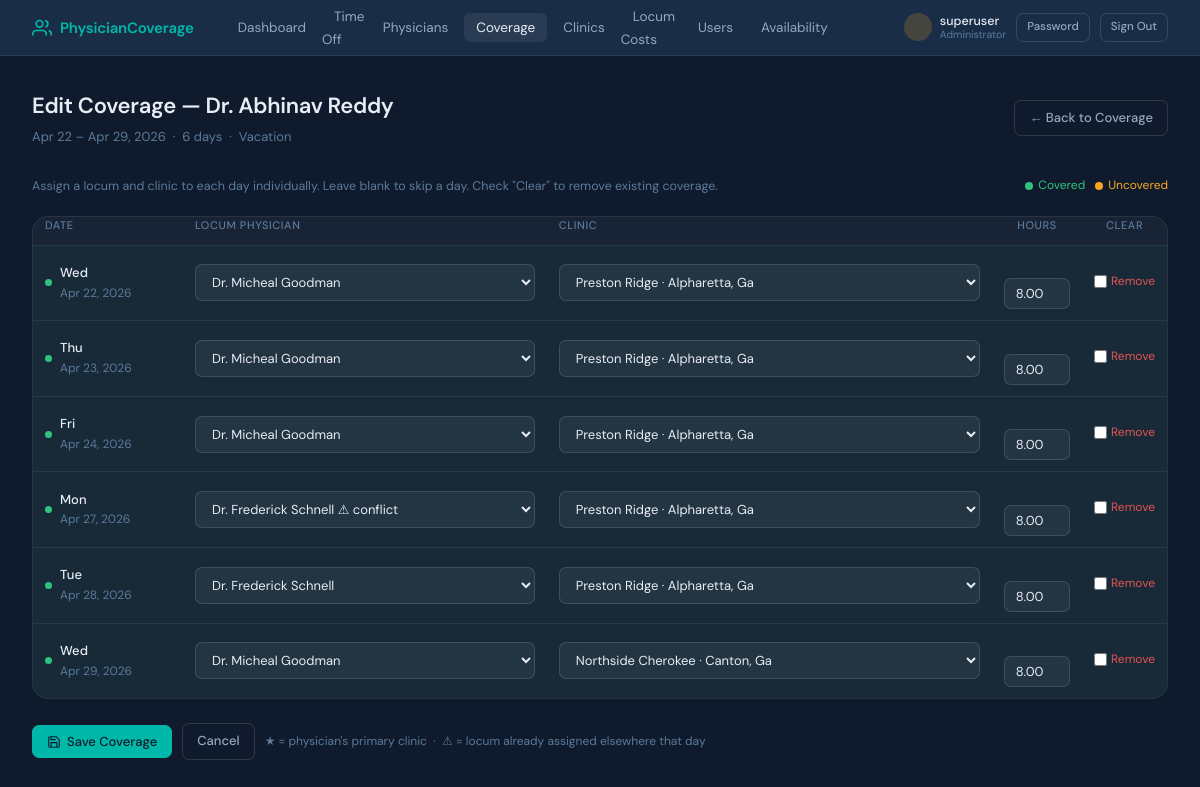
Page /time-off/20/assign-locum/ (signed in) on the earlier database version.
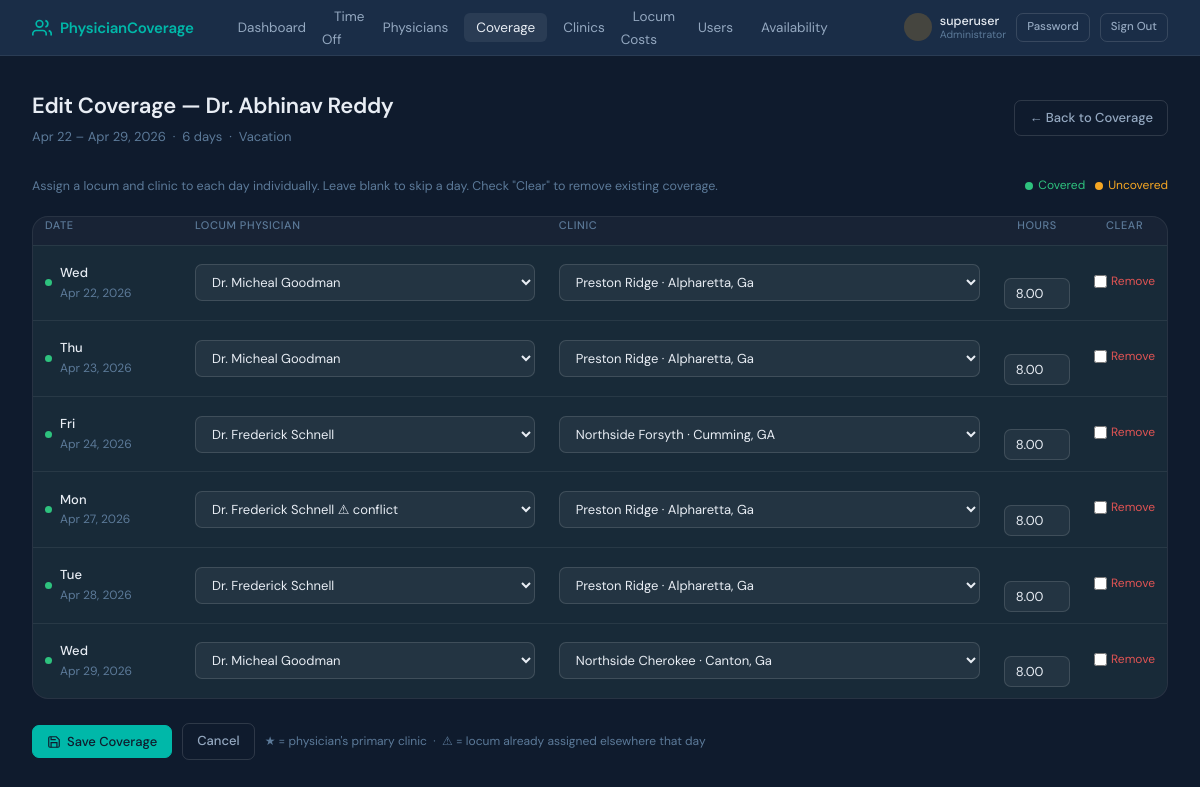
Same page on the later database version.
### coverage_tracker/models.py (models this page shows, shortened)
class UserProfile(models.Model):
    ROLE_CHOICES = [
        ('admin', 'Administrator'),
        ('physician_admin', 'Physician Administrator'),
        ('physician', 'Physician'),
    ]
    SCOPE_CHOICES = [
        ('nroc', 'NROC Physicians'),
        ('psa', 'PSA Physicians'),
        ('all', 'Both NROC and PSA'),
    ]
    user = models.OneToOneField(User, on_delete=models.CASCADE, related_name='profile')
    role = models.CharField(max_length=20, choices=ROLE_CHOICES, default='physician')
    scope = models.CharField(
        max_length=10, choices=SCOPE_CHOICES, default='nroc',
        help_text="Which physician group this login represents."
    )
    physician = models.OneToOneField(
        Physician, on_delete=models.SET_NULL, null=True, blank=True,
        help_text="Optional: link to a specific physician record (not required for shared logins)."
    )
    @property
    def is_admin(self):
        return self.role == 'admin' or self.user.is_superuser

class TimeOffRequest(models.Model):
    STATUS_CHOICES = [
        ('pending', 'Pending'),
        ('approved', 'Approved'),
        ('denied', 'Denied'),
        ('cancelled', 'Cancelled'),
    ]
    TYPE_CHOICES = [
        ('vacation', 'Vacation'),
        ('sick', 'Sick Leave'),
        ('conference', 'Conference / CME'),
        ('personal', 'Personal'),
        ('other', 'Other'),
    ]
    physician = models.ForeignKey(Physician, on_delete=models.CASCADE, related_name='time_off_requests')
    start_date = models.DateField()
    end_date = models.DateField()
    request_type = models.CharField(max_length=20, choices=TYPE_CHOICES, default='vacation')
    status = models.CharField(max_length=20, choices=STATUS_CHOICES, default='pending')
    notes = models.TextField(blank=True)
    created_at = models.DateTimeField(auto_now_add=True)
    updated_at = models.DateTimeField(auto_now=True)
    class Meta:
        ordering = ['-start_date']
    @property
    def duration_days(self):
        total = 0
        current = self.start_date
        year = self.start_date.year
        holidays = get_holidays(year)
        while current <= self.end_date:
            if current.weekday() < 5 and not current in holidays:  # 0=Mon, 4=Fri, 5=Sat, 6=Sun
                total += 1
            current += datetime.timedelta(days=1)
        return total

class Physician(models.Model):
    PHYSICIAN_TYPE_CHOICES = [
        ('regular', 'NROC Physician'),
        ('locum', 'Locum / Covering Physician'),
        ('psa', 'PSA Physician'),
    ]
    user = models.OneToOneField(User, on_delete=models.CASCADE, null=True, blank=True)
    first_name = models.CharField(max_length=100)
    last_name = models.CharField(max_length=100)
    email = models.EmailField(unique=True)
    physician_type = models.CharField(max_length=10, choices=PHYSICIAN_TYPE_CHOICES, default='regular')
    total_vacation_days = models.PositiveIntegerField(
        default=20,
        help_text="Annual vacation day allocation (for NROC physicians)"
    )
    daily_rate = models.DecimalField(
        max_digits=10, decimal_places=2, null=True, blank=True,
        help_text="Legacy / standard daily rate (kept for reference — hourly rate is used for pay)"
    )
    hourly_rate = models.DecimalField(
        max_digits=10, decimal_places=2, null=True, blank=True,
        help_text="Hourly rate for locum physicians. Daily pay = hourly rate × hours worked."
    )
    agency = models.CharField(
        max_length=200, blank=True,
        help_text="Staffing agency name (for locum physicians)"
    )
    is_active = models.BooleanField(default=True)
    class Meta:
        ordering = ['physician_type', 'last_name', 'first_name']
    def __str__(self):
        return f"Dr. {self.first_name} {self.last_name}"

class CoverageAssignment(models.Model):
    clinic = models.ForeignKey(Clinic, on_delete=models.CASCADE, related_name='coverage_assignments')
    hours = models.DecimalField(max_digits=5, decimal_places=2, null=True, blank=True)
    covering_physician = models.ForeignKey(
        Physician, on_delete=models.CASCADE, related_name='coverage_assignments',
        limit_choices_to={'physician_type': 'locum'},
        help_text="Locum physician providing coverage"
    )
    covered_physician = models.ForeignKey(
        Physician, on_delete=models.CASCADE, related_name='covered_assignments',
        null=True, blank=True,
        limit_choices_to={'physician_type': 'regular'},
        help_text="NROC physician being covered (optional)"
    )
    date = models.DateField()
    hourly_rate_override = models.DecimalField(
        max_digits=10, decimal_places=2, null=True, blank=True,
        help_text="Override the locum's standard hourly rate for this specific assignment"
    )
    daily_rate_override = models.DecimalField(
        max_digits=10, decimal_places=2, null=True, blank=True,
        help_text="Override the locum's standard daily rate for this specific assignment"
    )
    notes = models.TextField(blank=True)
    created_at = models.DateTimeField(auto_now_add=True)
    class Meta:
        ordering = ['date', 'clinic']
        unique_together = ['clinic', 'covering_physician', 'date']

class Clinic(models.Model):
    name = models.CharField(max_length=200)
    location = models.CharField(max_length=200, blank=True)
    regular_physicians = models.ManyToManyField(
        'Physician',
        blank=True,
        related_name='assigned_clinics',
        limit_choices_to={'physician_type__in': ['regualr', 'psa']},
        help_text= "NROC and PSA physicians permanently assigned to this clinic"
    )
    is_active = models.BooleanField(default=True)
    class Meta:
        ordering = ['name']

### coverage_tracker/views.py (the view, shortened to what this page needs)
# urls.py: path('time-off/<int:pk>/assign-locum/', views.assign_locum_to_time_off, name='assign_locum_to_time_off'),
@admin_required
def assign_locum_to_time_off(request, pk):
    req = get_object_or_404(TimeOffRequest, pk=pk, status='approved')
    all_dates = []
    d = req.start_date
    year = req.start_date.year
    holidays = get_holidays(year)
    while d <= req.end_date:
        if d.weekday() < 5 and not d in holidays:
            all_dates.append(d)
        d += timedelta(days=1)
    existing_assignments = {
        a.date: a
        for a in CoverageAssignment.objects.filter(
            covered_physician=req.physician,
            date__gte=req.start_date,
            date__lte=req.end_date,
        ).select_related('covering_physician', 'clinic')
    }
    all_locums = Physician.objects.filter(is_active=True, physician_type='locum')
    clinics = Clinic.objects.filter(is_active=True)
    physician_clinics = list(req.physician.assigned_clinics.filter(is_active=True))
    default_clinic = physician_clinics[0] if physician_clinics else None
    day_rows = []
    for day in all_dates:
        existing = existing_assignments.get(day)
        locum_options = _build_day_locum_data(all_locums, day,current_covered_physician=req.physician)
        day_rows.append({
            'date': day,
            'existing': existing,
            'locum_options': locum_options,
            'is_covered': existing is not None,
        })
    return render(request, 'coverage_tracker/assign_locum.html', {
        'req': req,
        'day_rows': day_rows,
        'clinics': clinics,
        'physician_clinics': physician_clinics,
        'default_clinic': default_clinic,
        'all_dates': all_dates,
    })

### coverage_tracker/templates/coverage_tracker/assign_locum.html (shortened to what this page needs)
{% extends "coverage_tracker/base.html" %}
{% block content %}
<div class="page-header">
  <div>
    <h1>Edit Coverage — {{ req.physician }}</h1>
    <p style="color:var(--text-3); font-size:13px; margin-top:4px;">
      {{ req.start_date|date:"M j" }} – {{ req.end_date|date:"M j, Y" }}
      &nbsp;·&nbsp; {{ req.duration_days }} day{{ req.duration_days|pluralize }}
      &nbsp;·&nbsp; {{ req.get_request_type_display }}
    </p>
  </div>
  <a href="/time-off/approved-coverage/" class="btn btn-ghost">← Back to Coverage</a>
</div>
<form method="post" action="/time-off/{{ req.pk }}/assign-locum/">
  <div style="display:flex; gap:16px; align-items:center; margin-bottom:1.25rem; flex-wrap:wrap;">
    <span style="font-size:12.5px; color:var(--text-3);">Assign a locum and clinic to each day individually. Leave blank to skip a day. Check "Clear" to remove existing coverage.</span>
    <div style="display:flex; gap:10px; margin-left:auto;">
      <span style="display:flex; align-items:center; gap:5px; font-size:12px; color:var(--green);"><span style="width:8px;height:8px;background:var(--green);border-radius:50%;display:inline-block;"></span>Covered</span>
      <span style="display:flex; align-items:center; gap:5px; font-size:12px; color:var(--amber);"><span style="width:8px;height:8px;background:var(--amber);border-radius:50%;display:inline-block;"></span>Uncovered</span>
    </div>
  </div>
  <div class="card" style="padding:0; overflow:hidden; margin-bottom:1.5rem;">
    <table style="width:100%;">
      <thead>
        <tr>
          <th style="width:150px;">Date</th>
          <th>Locum Physician</th>
          <th>Clinic</th>
          <th style="width:90px; text-align:center;">Hours</th>
          <th style="width:80px; text-align:center;">Clear</th>
        </tr>
      </thead>
      <tbody>
        {% for row in day_rows %}
        {% with date_key=row.date|date:"Y-m-d" %}
        <tr style="{% if row.is_covered %}background:rgba(46,194,126,0.04);{% else %}background:rgba(245,166,35,0.03);{% endif %}">
          <td>
            <div style="display:flex; align-items:center; gap:8px;">
              <span style="width:7px;height:7px;border-radius:50%;flex-shrink:0;background:{% if row.is_covered %}var(--green){% else %}var(--amber){% endif %};"></span>
              <div>
                <div style="font-weight:500; color:var(--text); font-size:13px;">{{ row.date|date:"D" }}</div>
                <div style="font-size:12px; color:var(--text-3);">{{ row.date|date:"M j, Y" }}</div>
              </div>
            </div>
          </td>
          <td>
            <select name="locum_{{ date_key }}" class="form-control" style="font-size:13px;">
              {% for opt in row.locum_options %}
              <option value="{{ opt.physician.pk }}"
                {% if row.existing and row.existing.covering_physician.pk == opt.physician.pk %}selected{% endif %}>
               {{ opt.physician }}{% if opt.physician.hourly_rate %} {% endif %}{% if opt.has_conflict %} ⚠ conflict{% endif %}
              </option>
              {% endfor %}
            </select>
          </td>
          <td>
            <select name="clinic_{{ date_key }}" class="form-control" style="font-size:13px;">
              {% for clinic in clinics %}
              <option value="{{ clinic.pk }}"
                {% if row.existing and row.existing.clinic.pk == clinic.pk %}selected{% elif not row.existing and default_clinic and default_clinic.pk == clinic.pk %}selected{% endif %}>
                {{ clinic.name }}{% if clinic.location %} · {{ clinic.location }}{% endif %}{% if clinic in physician_clinics %} ★{% endif %}
              </option>
              {% endfor %}
            </select>
          </td>
          <td style="text-align:center;">
            <input type="number" name="hours_{{ date_key }}"
                   value="{% if row.existing %}{{ row.existing.hours|floatformat:'2' }}{% else %}8.00{% endif %}"
                   step="0.25" min="0" max="24"
                   placeholder="8.00"
                   class="form-control" style="font-size:13px; text-align:center; padding:6px 4px;">
              </div>
          </td>
           <td style="text-align:center;">
            {% if row.is_covered %}
            <label style="display:inline-flex;align-items:center;gap:4px;cursor:pointer;font-size:12px;color:var(--red);">
              <input type="checkbox" name="clear_{{ date_key }}" value="1" style="accent-color:var(--red);">
              Remove
            </label>
            {% else %}
            <span style="color:var(--text-3);font-size:11px;">—</span>
            {% endif %}
          </td>
        </tr>
        {% endwith %}
        {% endfor %}
  <div style="display:flex; gap:10px; align-items:center; flex-wrap:wrap;">
    <button type="submit" class="btn btn-primary">
      <svg width="14" height="14" viewBox="0 0 24 24" fill="none" stroke="currentColor" stroke-width="2"><path d="M19 21H5a2 2 0 0 1-2-2V5a2 2 0 0 1 2-2h11l5 5v11a2 2 0 0 1-2 2z"/><polyline points="17 21 17 13 7 13 7 21"/><polyline points="7 3 7 8 15 8"/></svg>
      Save Coverage
    </button>
    <a href="/time-off/approved-coverage/" class="btn btn-ghost">Cancel</a>
    <span style="font-size:12px; color:var(--text-3);">★ = physician's primary clinic &nbsp;·&nbsp; ⚠ = locum already assigned elsewhere that day</span>
  </div>
</form>
{% endblock %}

### coverage_tracker/templates/coverage_tracker/base.html (shortened to what this page needs)
<!DOCTYPE html>
<html lang="en">
<head>
</head>
<body>
<nav>
  <a href="/" class="nav-brand">
    <svg viewBox="0 0 24 24" fill="none" stroke="currentColor" stroke-width="2">
      <path d="M17 21v-2a4 4 0 0 0-4-4H5a4 4 0 0 0-4 4v2"/><circle cx="9" cy="7" r="4"/>
      <path d="M23 21v-2a4 4 0 0 0-3-3.87"/><path d="M16 3.13a4 4 0 0 1 0 7.75"/>
    </svg>
    PhysicianCoverage
  </a>
  <ul class="nav-links">
    {% if request.user.is_authenticated and request.user.profile.is_admin %}
    <li><a href="/" {% if request.resolver_match.url_name == 'dashboard' %}class="active"{% endif %}>Dashboard</a></li>
    {% endif %}
    <li><a href="/time-off/" >Time Off</a></li>
    {% if request.user.is_authenticated and request.user.profile.is_admin %}
     <li><a href="/physicians/" {% if 'physician' in request.resolver_match.url_name %}class="active"{% endif %}>Physicians</a></li>
    <li><a href="/time-off/approved-coverage/" {% if request.resolver_match.url_name == 'approved_time_off_coverage' or request.resolver_match.url_name == 'assign_locum_to_time_off' %}class="active"{% endif %}>Coverage</a></li>
    <li><a href="/clinics/" {% if 'clinic' in request.resolver_match.url_name %}class="active"{% endif %}>Clinics</a></li>
    <li><a href="/locum-costs/" {% if request.resolver_match.url_name == 'locum_costs' %}class="active"{% endif %}>Locum Costs</a></li>
    <li><a href="/users/" {% if 'user' in request.resolver_match.url_name %}class="active"{% endif %}>Users</a></li>
     <li><a href="/availability/" {% if 'availability' in request.resolver_match.url_name %}class="active"{% endif %}>Availability</a></li>
    {% endif %}
  </ul>
  {% if request.user.is_authenticated %}
    <div style="display:flex;align-items:center;gap:10px;">
      <div style="display:flex;align-items:center;gap:8px;">
        <div style="width:28px;height:28px;border-radius:50%;display:flex;align-items:center;justify-content:center;font-size:10px;font-weight:600;
          {% if request.user.profile.is_admin %}background:rgba(245,166,35,0.2);color:var(--amber);{% else %}background:rgba(0,184,169,0.15);color:var(--teal);{% endif %}">
        </div>
        <div>
          <div style="font-size:12.5px;font-weight:500;color:var(--text);line-height:1.2;">{{ request.user.get_full_name|default:request.user.username }}</div>
          <div style="font-size:10.5px;color:var(--text-3);line-height:1.2;">
            {% if request.user.profile.is_admin %}Administrator{% else %}Physician{% endif %}
          </div>
        </div>
      </div>
      <a href="/account/password/" class="btn btn-ghost btn-sm" style="font-size:11.5px;">Password</a>
      <a href="/logout/" class="btn btn-ghost btn-sm" style="font-size:11.5px;">Sign Out</a>
    </div>
  {% else %}
    <a href="/login/" class="btn btn-ghost btn-sm">Sign In</a>
  {% endif %}
</nav>
<main>
  {% block content %}{% endblock %}
</main>
</body>
</html>

Differences in the rows shown:
removed CoverageAssignment: date "Fri", date "Apr 24, 2026", covering_physician.last_name "Dr. Micheal Goodman", clinic.name "Preston Ridge · Alpharetta, Ga", existing.hours "8.00"
added CoverageAssignment: date "Fri", date "Apr 24, 2026", covering_physician.last_name "Dr. Frederick Schnell", clinic.name "Northside Forsyth · Cumming, GA", existing.hours "8.00"
